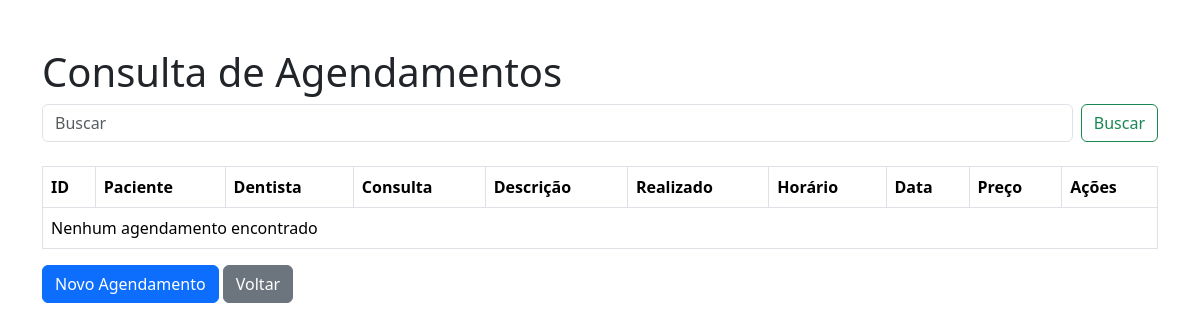
Page /Login/consulta_agendamento.php on the earlier database version.
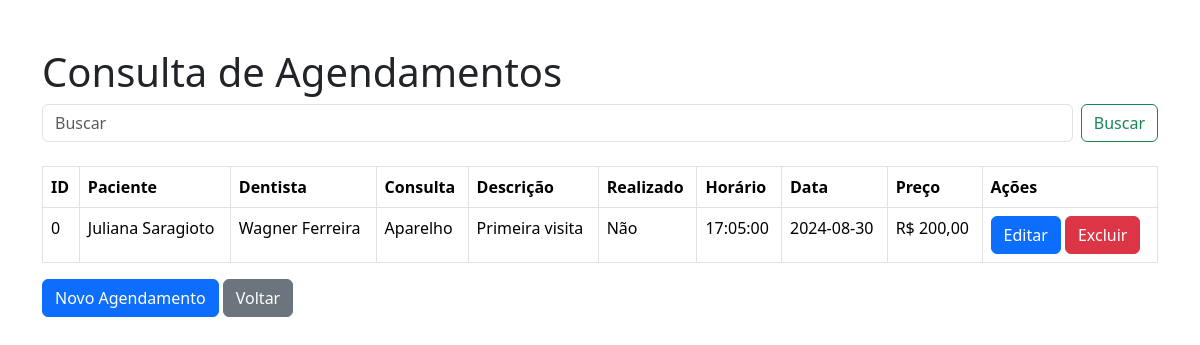
Same page on the later database version.
### tables this page shows
CREATE TABLE `agendamento` (
  `id_agenda` int(11) NOT NULL,
  `id_secretaria` int(11) DEFAULT NULL,
  `id_paciente` int(11) DEFAULT NULL,
  `id_tipo_consulta` int(11) DEFAULT NULL,
  `id_dentista` int(11) DEFAULT NULL,
  `tipo_consulta` varchar(50) DEFAULT NULL,
  `descricao` varchar(50) DEFAULT NULL,
  `realizado` char(1) DEFAULT NULL,
  `horario` time DEFAULT NULL,
  `dt_agenda` date DEFAULT NULL,
  `preco_final_agendamento` decimal(5,2) DEFAULT NULL
);

CREATE TABLE `paciente` (
  `id_paciente` int(11) NOT NULL,
  `nome` varchar(50) DEFAULT NULL,
  `cpf` char(11) DEFAULT NULL,
  `dt_nascimento` date DEFAULT NULL,
  `telefone` varchar(20) DEFAULT NULL,
  `sexo` char(1) DEFAULT NULL
);

CREATE TABLE `dentista` (
  `id_dentista` int(11) NOT NULL,
  `nome` varchar(50) DEFAULT NULL,
  `sexo` char(1) DEFAULT NULL,
  `telefone` varchar(11) DEFAULT NULL,
  `email` varchar(50) DEFAULT NULL
);

CREATE TABLE `tipo_consulta` (
  `id_tipo_consulta` int(11) NOT NULL,
  `preco` decimal(5,2) DEFAULT NULL,
  `descricao` varchar(100) DEFAULT NULL
);

### Login/consulta_agendamento.php (the view, shortened to what this page needs)
<?php
include '../conexao.php';
$search = isset($_GET['search']) ? $_GET['search'] : '';
?>
<!DOCTYPE html>
<html lang="pt-br">
<head>
    <link href="https://cdn.jsdelivr.net/npm/bootstrap@5.3.3/dist/css/bootstrap.min.css" rel="stylesheet">
</head>
<body>
    <div class="container mt-5">
        <h1>Consulta de Agendamentos</h1>
        <form class="d-flex mb-4" action="consulta_agendamento.php" method="GET">
            <input class="form-control me-2" type="search" name="search" placeholder="Buscar" aria-label="Search" value="<?php echo htmlspecialchars($search); ?>">
            <button class="btn btn-outline-success" type="submit">Buscar</button>
        </form>
        <table class="table table-bordered">
            <thead>
                <tr>
                    <th>ID</th>
                    <th>Paciente</th>
                    <th>Dentista</th>
                    <th>Consulta</th>
                    <th>Descrição</th>
                    <th>Realizado</th>
                    <th>Horário</th>
                    <th>Data</th>
                    <th>Preço</th>
                    <th>Ações</th>
                </tr>
            </thead>
            <tbody>
                <?php
                $sql = "SELECT
                            agendamento.id_agenda,
                            paciente.nome AS nome_paciente,
                            dentista.nome AS nome_dentista,
                            tipo_consulta.descricao AS descricao_consulta,
                            agendamento.descricao,
                            agendamento.realizado,
                            agendamento.horario,
                            agendamento.dt_agenda,
                            agendamento.preco_final_agendamento
                        FROM agendamento
                        JOIN paciente ON agendamento.id_paciente = paciente.id_paciente
                        JOIN dentista ON agendamento.id_dentista = dentista.id_dentista
                        JOIN tipo_consulta ON agendamento.id_tipo_consulta = tipo_consulta.id_tipo_consulta
                        WHERE paciente.nome LIKE '%$search%'
                        ORDER BY agendamento.dt_agenda DESC";
                $result = $mysqli->query($sql);
                if ($result->num_rows > 0) {
                    while ($row = $result->fetch_assoc()) {
                        echo "<tr>";
                        echo "<td>" . $row["id_agenda"] . "</td>";
                        echo "<td>" . $row["nome_paciente"] . "</td>";
                        echo "<td>" . $row["nome_dentista"] . "</td>";
                        echo "<td>" . $row["descricao_consulta"] . "</td>";
                        echo "<td>" . $row["descricao"] . "</td>";
                        echo "<td>" . ($row["realizado"] == 'S' ? 'Sim' : 'Não') . "</td>";
                        echo "<td>" . $row["horario"] . "</td>";
                        echo "<td>" . $row["dt_agenda"] . "</td>";
                        echo "<td>R$ " . number_format($row["preco_final_agendamento"], 2, ',', '.') . "</td>";
                        echo "<td>
                                <a href='agendamento_form.php?id=" . $row["id_agenda"] . "' class='btn btn-primary'>Editar</a>
                                <a href='consulta_agendamento.php?delete=" . $row["id_agenda"] . "' class='btn btn-danger' onclick='return confirm(\"Tem certeza que deseja deletar este agendamento?\")'>Excluir</a>
                              </td>";
                        echo "</tr>";
                    }
                } else {
                    echo "<tr><td colspan='10'>Nenhum agendamento encontrado</td></tr>";
                }
                ?>
            </tbody>
        </table>
        <div class="mt-3">
            <a href="agendamento_form.php" class=" btn btn-primary">Novo Agendamento</a>
            <a href="tela_funcionario.php" class="btn btn-secondary">Voltar</a>
        </div>
    </div>
</body>
</html>

Differences in the rows shown:
added agendamento: id_agenda "0", id_paciente.nome "Juliana Saragioto", id_dentista.nome "Wagner Ferreira", id_tipo_consulta.descricao "Aparelho", descricao "Primeira visita", realizado "Não", horario "17:05:00", dt_agenda "2024-08-30", preco_final_agendamento "200,00"
Other differences:
text no longer shown: "Nenhum agendamento encontrado"
